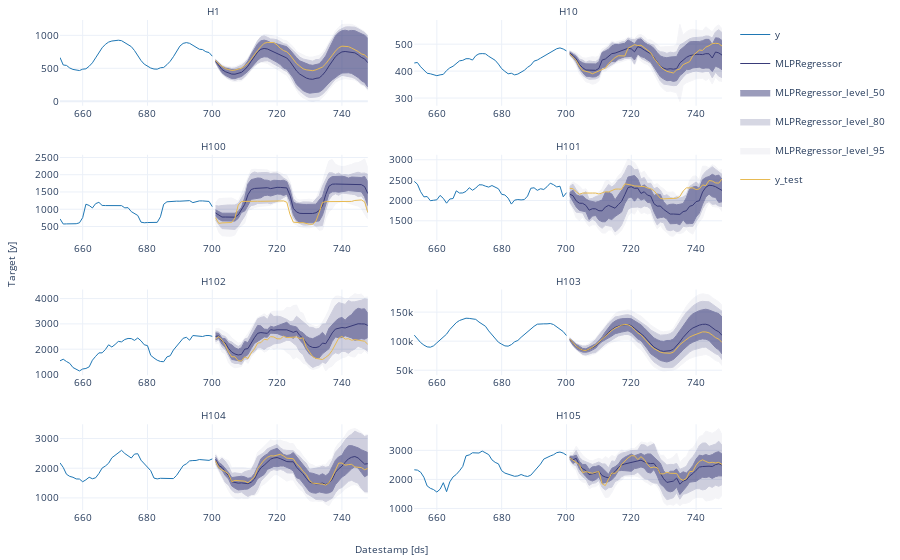

The notebook cell this image was saved under:
### Markdown cell above
### MLPRegressor

### Code cell
sf.plot(train, test, plot_random = False, models=['MLPRegressor', 'y_test'], level=levels, max_insample_length=48)
